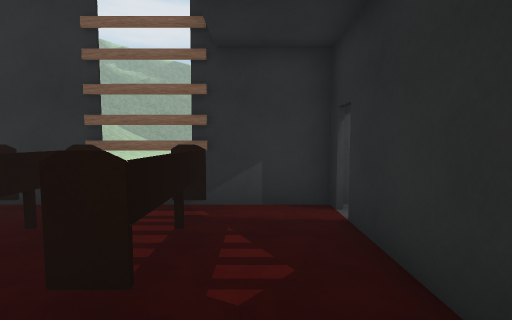
View 1 (above)

17 first-person views from a walk through a 3-D level made in the Unity game engine. The camera is 1.4 m above the floor, tilts 4° down and sees 85° across. The floor is counted in squares, 1 m on a side. Each view is taken from the middle of a square. On the plan, view 1 faces up. The plan holds only what a view shows up to about 14 squares ahead; the rest is blank. The place goes on beyond the plan. The player is left out.

View 2
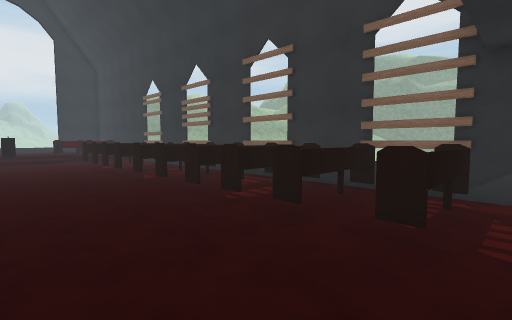

View 3
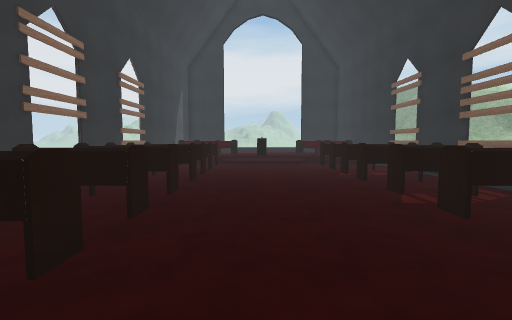

View 4
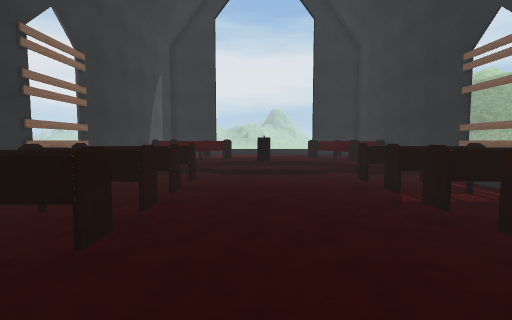

View 5
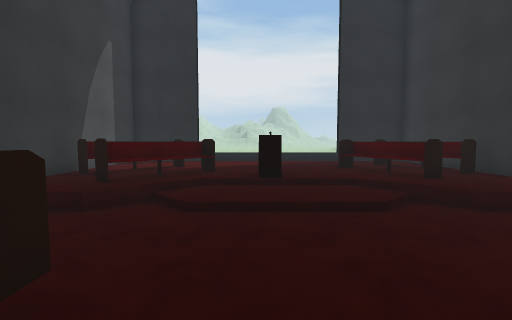

View 6
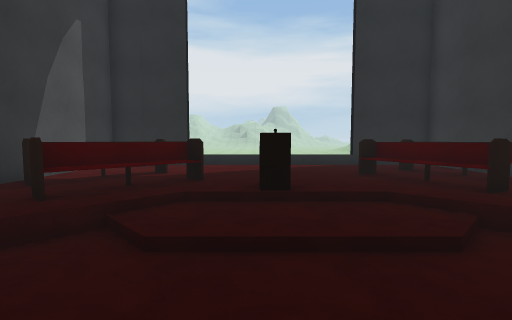

View 7
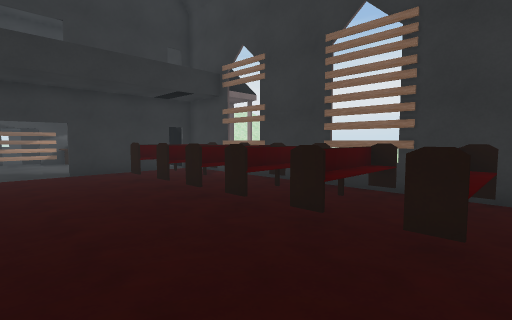

View 8
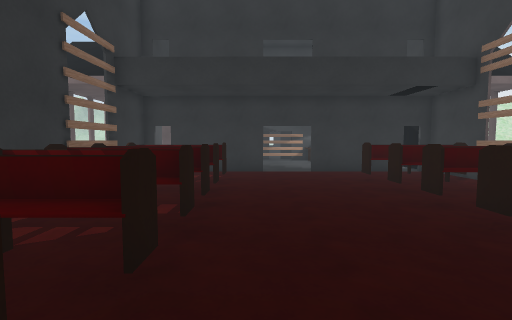

View 9
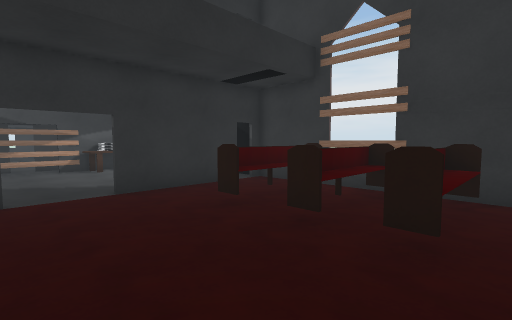

View 10
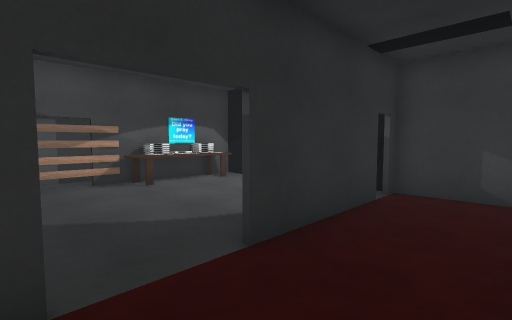

View 11
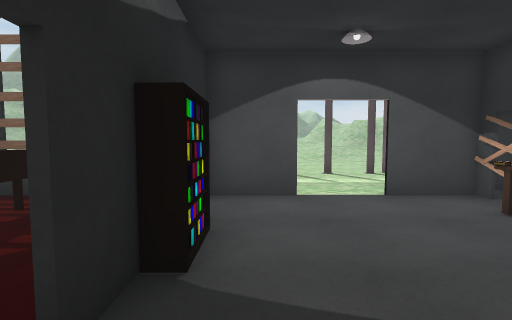

View 12
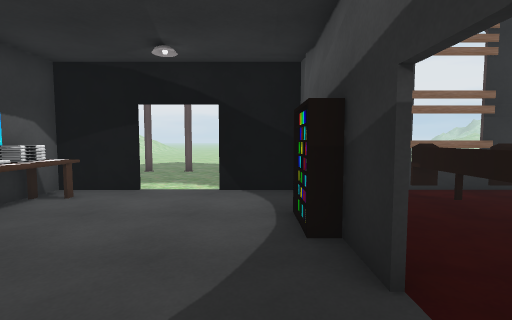

View 13
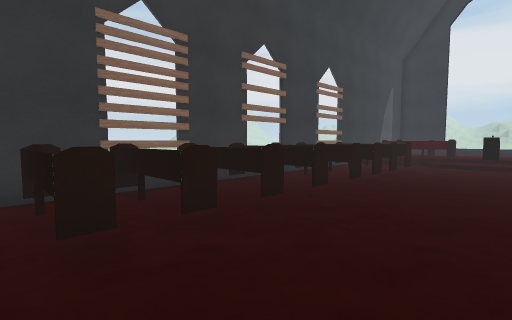

View 14
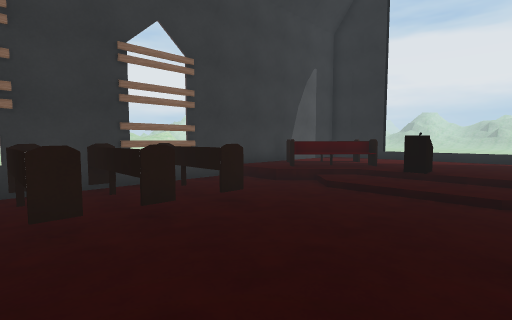

View 15
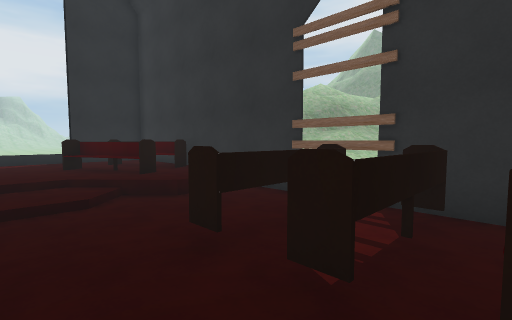

View 16
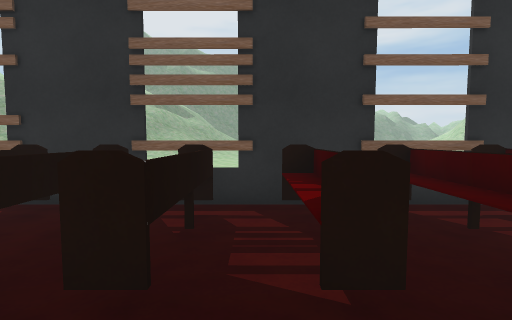

View 17
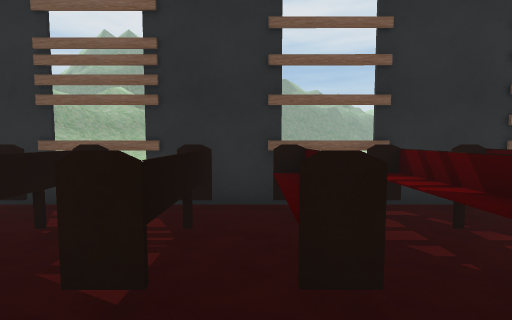

### Floor plan
Key: @ floor where view 1 was taken; # wall or solid block; x gap in a wall; . main floor; : floor 0.25 m higher than the main floor; + floor 0.5 m higher than the main floor; * floor 1 m higher than the main floor; / step, stairs or slope; = window, fence, low wall or low ledge; v drop or lower ground; P podium; T table; B bookshelf; O other object.
Columns run from 29 left of view 1 to 8 right of it. Each row starts with its distance up from view 1.
 13                                    ...
 12                                   ....
 11                                   .#.#
 10                                   ....
  9                                   ....
  8                                  ....
  7                                  ....
  6 ##################################..##
  5 #+++O*+++...OOOO.O.OOOOOO.O.O..x......
  4 #++O+/O/+...O OO.O.OOOOOO.O.O..#.....T
  3 #+++O////...O OO.O.OOOOOO.O.O..B.....T
  2  ++++++//...OOOO.O.OOOOOO.O.O..#.... T
  1  ++++++::......................#...
  0  +++++P::....................@........
 -1  +++++P::.............................
 -2  ++++++::......................#......
 -3  ++++////...OOOO.O.OOOOOO.O.O..#.....T
 -4 #++O//v//...O OO.O.OOOOOO.O.O..B.....O
 -5 #+++/*+O+...O OO.O.OOO OO.O.O..#.....O
 -6 #+++++x++...OOOO.O.OOOOOO.O.O........T
 -7 ################= ################..##
 -8                                  ....
 -9                                  ....
-10                                   ...
-11                                   ....
-12                                   .#.#
-13                                   ....

Positions as (right, up) in squares from view 1, and headings:
1: (0, 0), facing up
2: (0, -2), facing up-left
3: (-4, -1), facing left
4: (-9, -1), facing left
5: (-15, -1), facing left
6: (-17, -1), facing left
7: (-11, 1), facing down-right
8: (-11, 1), facing right
9: (-6, 1), facing down-right
10: (-1, 1), facing down-right
11: (3, -1), facing up
12: (3, 1), facing down
13: (-4, 1), facing down-left
14: (-13, 2), facing down-left
15: (-14, 0), facing up-left
16: (-11, 0), facing up
17: (-9, 0), facing up
